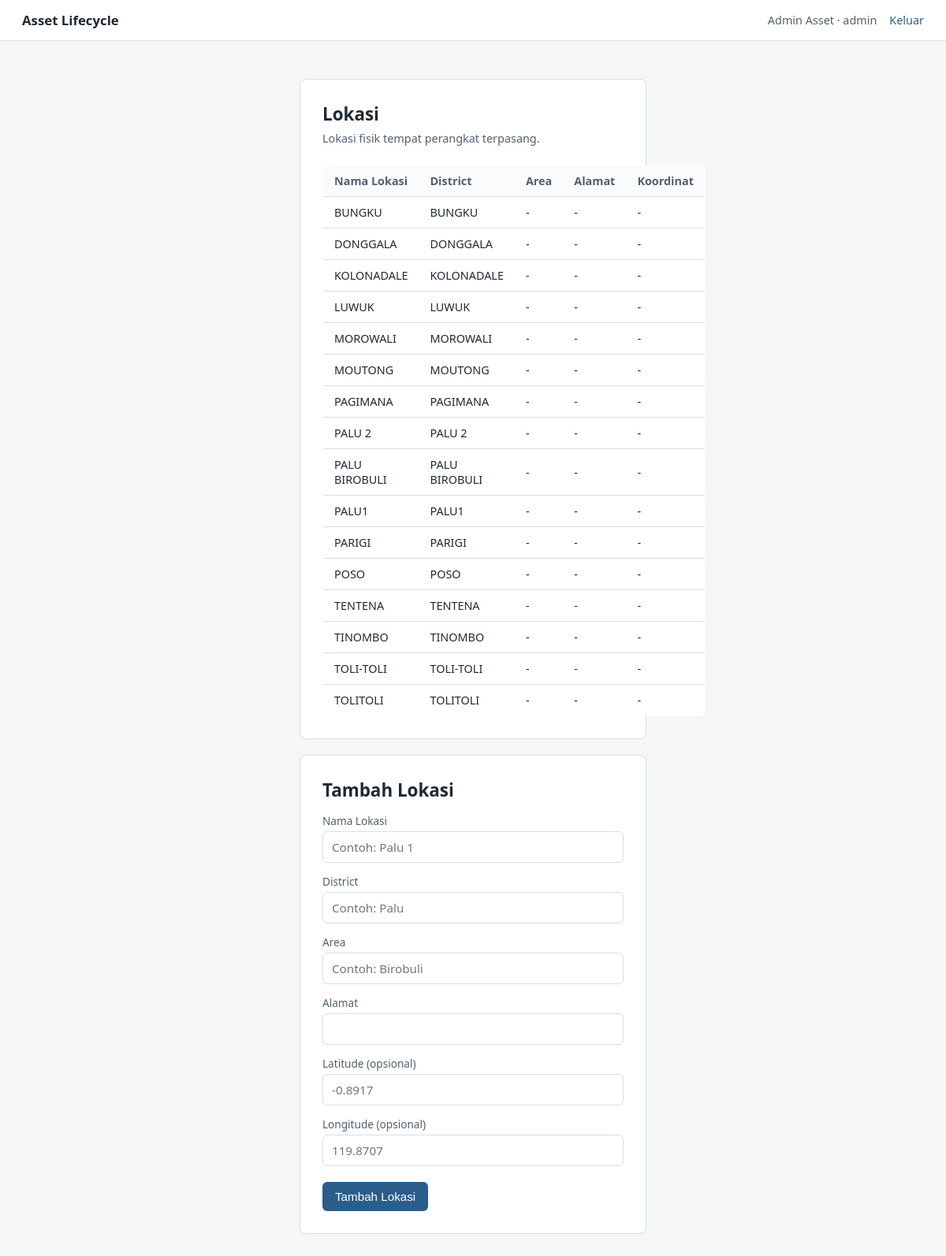
Screenshot of /device/locations (signed in) with the database file from the repository.
### app/models/user.py (models this page shows, shortened)
class User(db.Model, UserMixin):
    __tablename__ = "user"
    user_id = db.Column(db.Integer, primary_key=True)
    name = db.Column(db.String(150), nullable=False)
    email = db.Column(db.String(150), unique=True)
    password = db.Column(db.String(255))
    role = db.Column(db.String(20), nullable=False)  # 'admin' / 'karyawan_tif' / 'teknisi'
    is_pj = db.Column(db.Boolean, default=False)
    district = db.Column(db.String(100))
    status = db.Column(db.String(20), default="aktif")  # 'aktif' / 'pending'
    avatar_path = db.Column(db.String(255), nullable=True)  # path relatif ke static/avatars/
    created_at = db.Column(db.DateTime, default=datetime.utcnow)
    updated_at = db.Column(db.DateTime, onupdate=datetime.utcnow)

### app/models/location.py (models this page shows)
class Location(db.Model):
    __tablename__ = "locations"
    location_id = db.Column(db.Integer, primary_key=True)
    nama_lokasi = db.Column(db.String(150))  # 'Palu 1', 'Palu 2', 'Donggala'
    alamat = db.Column(db.Text)
    district = db.Column(db.String(100))
    area = db.Column(db.String(100))
    latitude = db.Column(db.Float)
    longitude = db.Column(db.Float)
    created_at = db.Column(db.DateTime, default=datetime.utcnow)
    updated_at = db.Column(db.DateTime, onupdate=datetime.utcnow)
    devices = db.relationship("Device", backref="location")

### app/modules/device/routes.py (the view, shortened to what this page needs)
@device_bp.route("/locations", methods=["GET", "POST"])
@login_required
@role_required("admin", "karyawan_tif")
def locations():
    locs = Location.query.order_by(Location.nama_lokasi).all()
    return render_template("device/locations.html", locations=locs)

### app/templates/device/locations.html (shortened to what this page needs)
{% extends "base.html" %}
{% block content %}
<div class="page page--wide" style="margin:0;padding:0;max-width:none;">
<div class="card" style="margin-bottom:20px;">
    <h1>Lokasi</h1>
    <p class="subtitle">Lokasi fisik tempat perangkat terpasang.</p>
    <table>
        <thead>
            <tr>
                <th>Nama Lokasi</th>
                <th>District</th>
                <th>Area</th>
                <th>Alamat</th>
                <th>Koordinat</th>
            </tr>
        </thead>
        <tbody>
            {% for l in locations %}
            <tr>
                <td>{{ l.nama_lokasi }}</td>
                <td>{{ l.district }}</td>
                <td>{{ l.area or "-" }}</td>
                <td>{{ l.alamat or "-" }}</td>
                <td>
                    {% if l.latitude and l.longitude %}
                        {{ l.latitude }}, {{ l.longitude }}
                    {% else %}
                        -
                    {% endif %}
                </td>
            </tr>
            {% else %}
            <tr><td colspan="5">Belum ada lokasi.</td></tr>
            {% endfor %}
        </tbody>
    </table>
</div>
<div class="card">
    <h1>Tambah Lokasi</h1>
    <form method="POST">
        <label for="nama_lokasi">Nama Lokasi</label>
        <input type="text" id="nama_lokasi" name="nama_lokasi" placeholder="Contoh: Palu 1" required>
        <label for="district">District</label>
        <input type="text" id="district" name="district" placeholder="Contoh: Palu" required>
        <label for="area">Area</label>
        <input type="text" id="area" name="area" placeholder="Contoh: Birobuli">
        <label for="alamat">Alamat</label>
        <input type="text" id="alamat" name="alamat">
        <label for="latitude">Latitude (opsional)</label>
        <input type="text" id="latitude" name="latitude" placeholder="-0.8917">
        <label for="longitude">Longitude (opsional)</label>
        <input type="text" id="longitude" name="longitude" placeholder="119.8707">
        <button type="submit">Tambah Lokasi</button>
    </form>
</div>
</div>
{% endblock %}

### app/templates/base.html (shortened to what this page needs)
<!DOCTYPE html>
<html lang="id">
<head>
    <link rel="stylesheet" href="{{ url_for('static', filename='style.css') }}">
</head>
<body>
    <header class="topbar">
        <a href="{{ url_for('index') }}" class="topbar__brand">Asset Lifecycle</a>
        <nav class="topbar__nav">
            {% if current_user.is_authenticated %}
                <span class="topbar__user">{{ current_user.name }} &middot; {{ current_user.role }}{% if current_user.is_pj %} &middot; PJ{% endif %}</span>
                <a href="{{ url_for('auth.logout') }}">Keluar</a>
            {% else %}
                <a href="{{ url_for('auth.login') }}">Masuk</a>
            {% endif %}
        </nav>
    </header>
    <main class="page">
        {% block content %}{% endblock %}
    </main>
</body>
</html>

### app/static/style.css (style rules this page uses)
:root { --ink: #1f2933; --ink-soft: #52606d; --line: #d9dde2; --surface: #ffffff; --bg: #f5f6f8; --accent: #2b5d8a; --accent-hover: #234a6f; --error-bg: #fbe9e7; --error-ink: #9c3b2e; --success-bg: #e6f3ea; --success-ink: #2c6e49; }
* { box-sizing: border-box; }
body { margin: 0; font-family: "Segoe UI", system-ui, -apple-system, sans-serif; color: var(--ink); background: var(--bg); }
.topbar { display: flex; justify-content: space-between; align-items: center; padding: 14px 28px; background: var(--surface); border-bottom: 1px solid var(--line); }
.topbar__brand { font-weight: 600; font-size: 1.05rem; color: var(--ink); text-decoration: none; }
.topbar__nav { display: flex; align-items: center; gap: 16px; font-size: 0.9rem; }
.topbar__nav a { color: var(--accent); text-decoration: none; }
.topbar__user { color: var(--ink-soft); }
.page { max-width: 480px; margin: 48px auto; padding: 0 20px; }
.page--wide { max-width: 900px; }
.card { background: var(--surface); border: 1px solid var(--line); border-radius: 8px; padding: 28px; }
h1 { font-size: 1.4rem; margin: 0 0 6px; }
.subtitle { color: var(--ink-soft); font-size: 0.9rem; margin: 0 0 24px; }
label { display: block; font-size: 0.85rem; color: var(--ink-soft); margin-bottom: 4px; margin-top: 14px; }
input, select { width: 100%; padding: 9px 11px; border: 1px solid var(--line); border-radius: 6px; font-size: 0.95rem; font-family: inherit; }
button, .btn { display: inline-block; margin-top: 20px; padding: 10px 16px; background: var(--accent); color: white; border: none; border-radius: 6px; font-size: 0.95rem; cursor: pointer; text-decoration: none; }
table { width: 100%; border-collapse: collapse; background: var(--surface); border: 1px solid var(--line); border-radius: 8px; overflow: hidden; }
th, td { text-align: left; padding: 10px 14px; border-bottom: 1px solid var(--line); font-size: 0.9rem; }
th { background: #fafbfc; color: var(--ink-soft); font-weight: 600; }
tr:last-child td { border-bottom: none; }

### rows the page displays
User: name "Admin Asset", role "admin"
Location: nama_lokasi "BUNGKU", district "BUNGKU", area "-", alamat "-"
Location: nama_lokasi "DONGGALA", district "DONGGALA", area "-", alamat "-"
Location: nama_lokasi "KOLONADALE", district "KOLONADALE", area "-", alamat "-"
Location: nama_lokasi "LUWUK", district "LUWUK", area "-", alamat "-"
Location: nama_lokasi "MOROWALI", district "MOROWALI", area "-", alamat "-"
Location: nama_lokasi "MOUTONG", district "MOUTONG", area "-", alamat "-"
Location: nama_lokasi "PAGIMANA", district "PAGIMANA", area "-", alamat "-"
Location: nama_lokasi "PALU 2", district "PALU 2", area "-", alamat "-"
Location: nama_lokasi "PALU BIROBULI", district "PALU BIROBULI", area "-", alamat "-"
Location: nama_lokasi "PALU1", district "PALU1", area "-", alamat "-"
Location: nama_lokasi "PARIGI", district "PARIGI", area "-", alamat "-"
Location: nama_lokasi "POSO", district "POSO", area "-", alamat "-"
Location: nama_lokasi "TENTENA", district "TENTENA", area "-", alamat "-"
Location: nama_lokasi "TINOMBO", district "TINOMBO", area "-", alamat "-"
Location: nama_lokasi "TOLI-TOLI", district "TOLI-TOLI", area "-", alamat "-"
Location: nama_lokasi "TOLITOLI", district "TOLITOLI", area "-", alamat "-"
